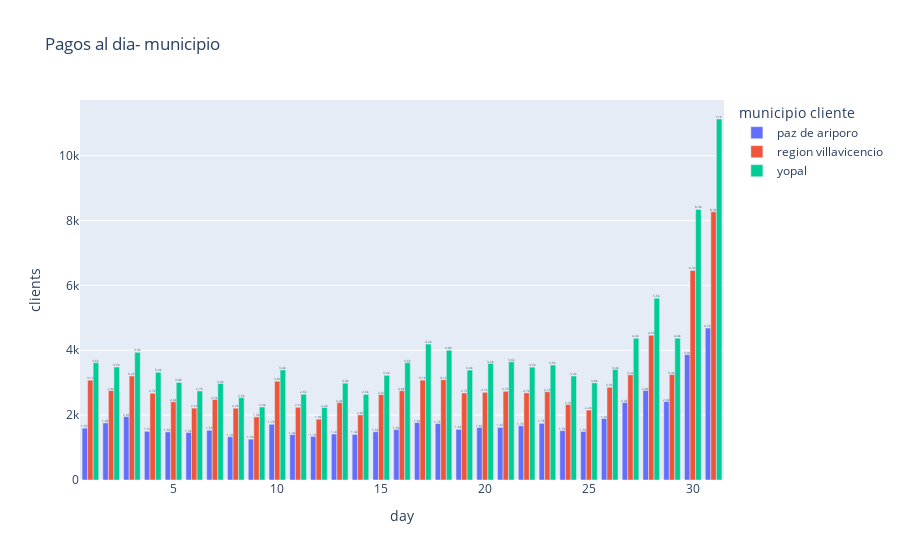

Notebook cell for this chart:
### Code cell
municipio1='yopal' #Filter
municipio2='region villavicencio'
municipio3='paz de ariporo'

df_toGraph = whatToGraph(dataplot,['dia_pago','municipio cliente'],'dia_pago','count','','')
idx = (df_toGraph['municipio cliente'].isin([municipio1]))|(df_toGraph['municipio cliente'].isin([municipio2]))|(df_toGraph['municipio cliente'].isin([municipio3]))
dia_municipio = df_toGraph[idx]

# print(dataplot['municipio cliente'].value_counts())
fig8=px.bar(dia_municipio, x="dia_pago", y="count", color='municipio cliente',barmode='group',text_auto='.2s', title='Pagos al dia- municipio ', labels={'count':'clients', 'dia_pago':'day' },)
fig8.update_traces(textfont_size=12, textangle=0, textposition="outside", cliponaxis=False)
fig8.update_xaxes(showspikes=True, spikecolor="green", spikesnap="cursor", spikemode="across")
fig8.update_yaxes(showspikes=True, spikecolor="orange", spikethickness=2)
fig8.show()

### Figure 1 — Plotly figure (JSON) as saved in the notebook; plotly's stock layout.template omitted (floating-point values rounded to 4 significant figures)
{"data": [{"alignmentgroup": "True", "cliponaxis": false, "hovertemplate": "municipio cliente=paz de ariporo<br>day=%{x}<br>clients=%{y}<extra></extra>", "legendgroup": "paz de ariporo", "marker": {"color": "#636efa", "pattern": {"shape": ""}}, "name": "paz de ariporo", "offsetgroup": "paz de ariporo", "orientation": "v", "showlegend": true, "textangle": 0, "textfont": {"size": 12}, "textposition": "outside", "texttemplate": "%{y:.2s}", "type": "bar", "x": [1, 2, 3, 4, 5, 6, 7, 8, 9, 10, 11, 12, 13, 14, 15, 16, 17, 18, 19, 20, 21, 22, 23, 24, 25, 26, 27, 28, 29, 30, 31], "xaxis": "x", "y": [1600, 1762, 1955, 1502, 1484, 1466, 1534, 1334, 1260, 1719, 1401, 1343, 1418, 1406, 1487, 1555, 1773, 1740, 1563, 1619, 1622, 1672, 1747, 1522, 1497, 1896, 2389, 2759, 2421, 3867, 4686], "yaxis": "y"}, {"alignmentgroup": "True", "cliponaxis": false, "hovertemplate": "municipio cliente=region villavicencio<br>day=%{x}<br>clients=%{y}<extra></extra>", "legendgroup": "region villavicencio", "marker": {"color": "#EF553B", "pattern": {"shape": ""}}, "name": "region villavicencio", "offsetgroup": "region villavicencio", "orientation": "v", "showlegend": true, "textangle": 0, "textfont": {"size": 12}, "textposition": "outside", "texttemplate": "%{y:.2s}", "type": "bar", "x": [1, 2, 3, 4, 5, 6, 7, 8, 9, 10, 11, 12, 13, 14, 15, 16, 17, 18, 19, 20, 21, 22, 23, 24, 25, 26, 27, 28, 29, 30, 31], "xaxis": "x", "y": [3078, 2759, 3207, 2676, 2415, 2217, 2484, 2215, 1946, 3047, 2242, 1878, 2388, 2009, 2635, 2755, 3080, 3090, 2684, 2705, 2736, 2687, 2722, 2328, 2157, 2860, 3245, 4460, 3252, 6464, 8272], "yaxis": "y"}, {"alignmentgroup": "True", "cliponaxis": false, "hovertemplate": "municipio cliente=yopal<br>day=%{x}<br>clients=%{y}<extra></extra>", "legendgroup": "yopal", "marker": {"color": "#00cc96", "pattern": {"shape": ""}}, "name": "yopal", "offsetgroup": "yopal", "orientation": "v", "showlegend": true, "textangle": 0, "textfont": {"size": 12}, "textposition": "outside", "texttemplate": "%{y:.2s}", "type": "bar", "x": [1, 2, 3, 4, 5, 6, 7, 8, 9, 10, 11, 12, 13, 14, 15, 16, 17, 18, 19, 20, 21, 22, 23, 24, 25, 26, 27, 28, 29, 30, 31], "xaxis": "x", "y": [3617, 3484, 3937, 3322, 3009, 2746, 2975, 2541, 2251, 3395, 2645, 2235, 2987, 2640, 3229, 3619, 4191, 4000, 3390, 3594, 3647, 3479, 3545, 3206, 2995, 3407, 4371, 5606, 4374, 8345, 11132], "yaxis": "y"}], "layout": {"barmode": "group", "legend": {"title": {"text": "municipio cliente"}, "tracegroupgap": 0}, "title": {"text": "Pagos al dia- municipio "}, "xaxis": {"anchor": "y", "domain": [0, 1], "showspikes": true, "spikecolor": "green", "spikemode": "across", "spikesnap": "cursor", "title": {"text": "day"}}, "yaxis": {"anchor": "x", "domain": [0, 1], "showspikes": true, "spikecolor": "orange", "spikethickness": 2, "title": {"text": "clients"}}}}
